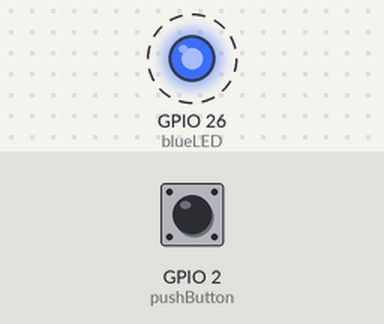
The program below on a simulated Raspberry Pi (BCM pin numbers). On the bench: output pins drawn as LEDs (lit = HIGH). Dashed ring = blinking. Inputs (shaded band) come from the test bench; at power-on: GPIO 2 (pushButton) HIGH.

Above: at 0.5 s.
Timing chart, 0 to 4.6 s (numbered marks = the images above):
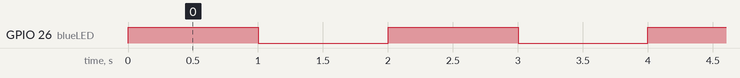

The program:

blinkyButton.py
```python
#Code to make an LED blink with a push button
from gpiozero import LED,Button
from signal import pause
#A new LED object is created and the gpio pin 26 is used
blueLED=LED(26)
#A new button object is instantiated with the gpio pin 2
pushButton=Button(2)
#The method blink is called
blueLED.blink()
#A pause is added so that it can be seen how LED blinks
pause()
```

Measured:
- by itself, GPIO 26 (blueLED): alternates HIGH for 1.0 s and LOW for 1.0 s
